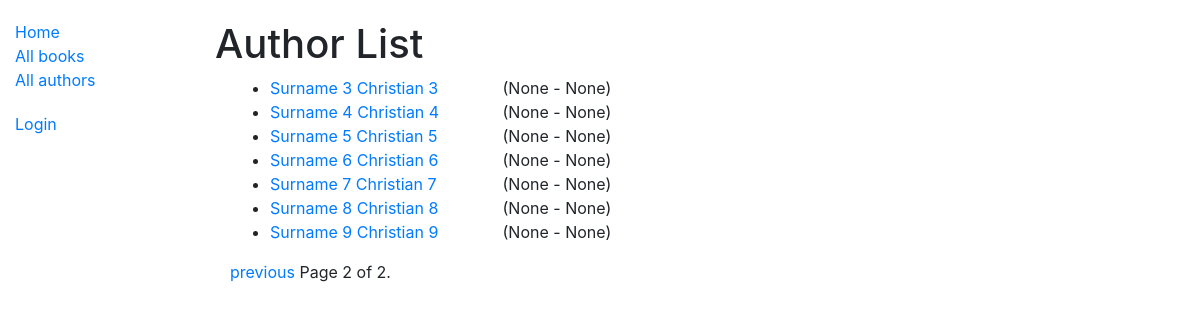
The page /catalog/authors/?page=2 on the database its author committed.
### catalog/models.py (models this page shows, shortened)
class Author(models.Model):
    first_name = models.CharField(max_length=100)
    last_name = models.CharField(max_length=100)
    date_of_birth = models.DateField(null=True, blank=True)
    date_of_death = models.DateField('died', null=True, blank=True)
    class Meta:
        ordering = ['last_name', 'first_name']
    def get_absolute_url(self):
        return reverse('author-detail', args=[str(self.id)])

### catalog/views.py (the view)
# urls.py: path('authors/', views.AuthorListView.as_view(), name='authors'),
class AuthorListView(generic.ListView):
    model = Author
    paginate_by = 10

### catalog/templates/catalog/author_list.html (shortened to what this page needs)
{% extends "base_generic.html" %}
{% block content %}
  <h1>Author List</h1>
  {% if author_list %}
    <div class="container">
      <ul>
        {% for author in author_list %}
          <div class="row">
            <div class="col-3">
              <li>
                <a href="{{ author.get_absolute_url }}">
                    {{ author.last_name }}
                    {{ author.first_name }}
                </a>
              </li>
            </div>
            <div class="col">
              ({{author.date_of_birth}} - {{author.date_of_death}})
            </div>
            <div class="col">
            </div>
          </div>
        {%endfor%}
      </ul>
  {% else %}
    <p>There are no authors in the library.</p>
  {% endif %}
{% endblock %}

### catalog/static/css/styles.css (style rules this page uses)
h1 { margin-top: 20px; }

### rows shown on the page
Author: last_name "Surname 3", first_name "Christian 3", date_of_birth "None", date_of_death "None"
Author: last_name "Surname 4", first_name "Christian 4", date_of_birth "None", date_of_death "None"
Author: last_name "Surname 5", first_name "Christian 5", date_of_birth "None", date_of_death "None"
Author: last_name "Surname 6", first_name "Christian 6", date_of_birth "None", date_of_death "None"
Author: last_name "Surname 7", first_name "Christian 7", date_of_birth "None", date_of_death "None"
Author: last_name "Surname 8", first_name "Christian 8", date_of_birth "None", date_of_death "None"
Author: last_name "Surname 9", first_name "Christian 9", date_of_birth "None", date_of_death "None"

### other values the page prints
{{ page_obj.number }} "2"
{{ page_obj.paginator.num_pages }} "2"
